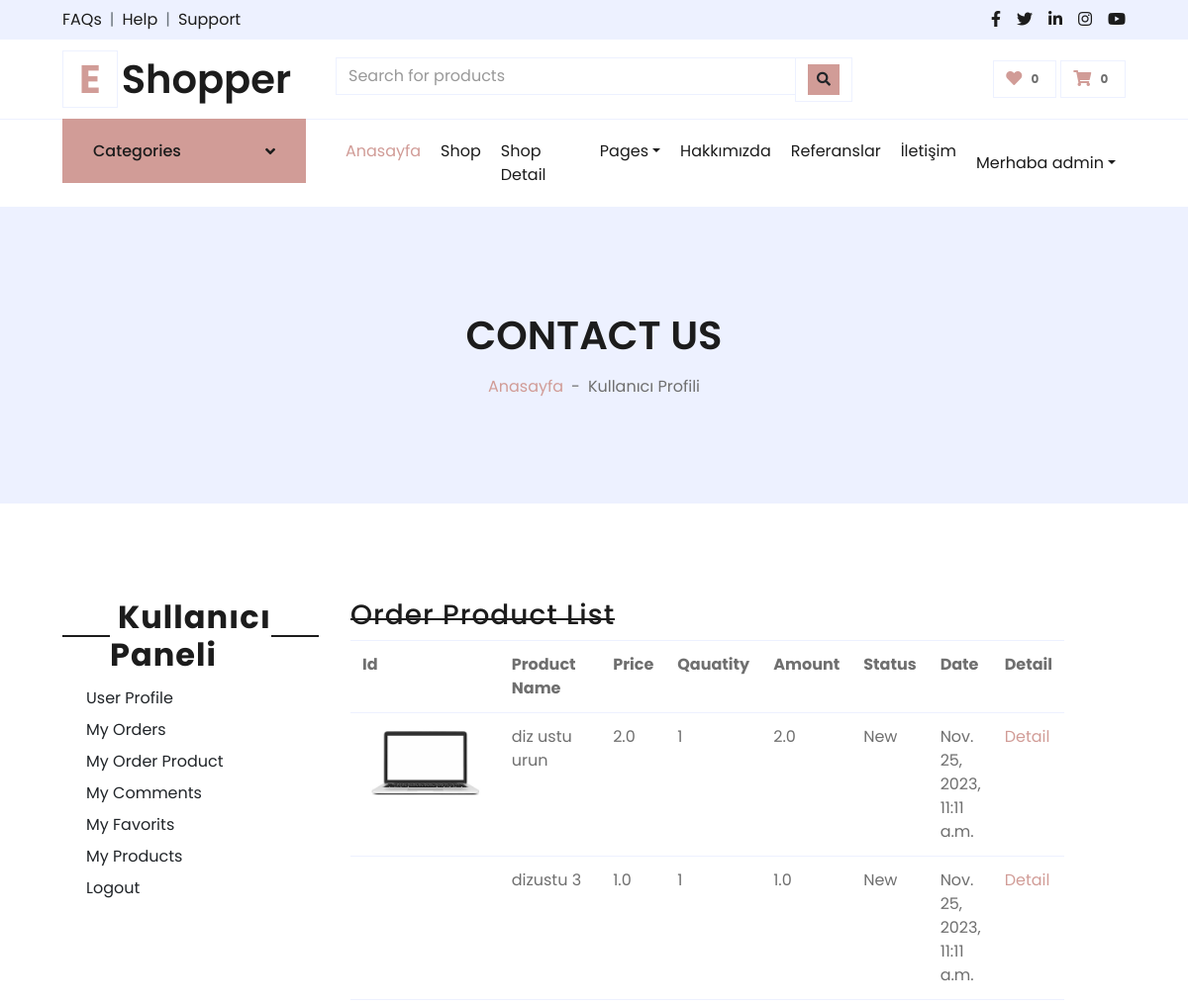
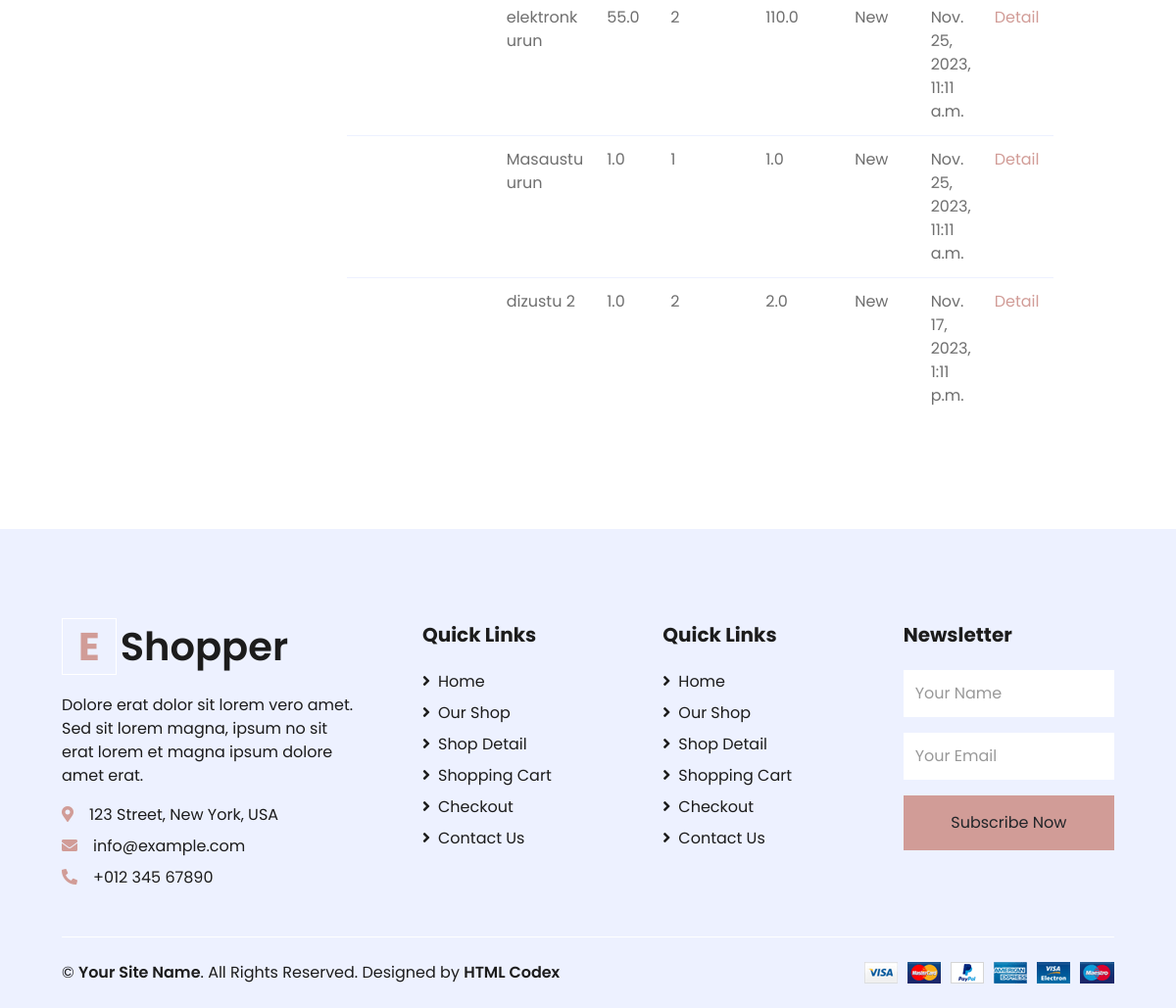
Page /user/orders_product/ (signed in) on the committed database (2 pictures, top to bottom).
### order/models.py (models this page shows, shortened)
class OrderProduct(models.Model):
    STATUS = (
        ('New', 'New'),
        ('Accepted', 'Accepted'),
        ('Canceled', 'Canceled'),
    )
    order = models.ForeignKey(Order, on_delete=models.CASCADE)
    user = models.ForeignKey(User, on_delete=models.CASCADE)
    product = models.ForeignKey(Product, on_delete=models.CASCADE)
    quantity = models.IntegerField()
    price = models.FloatField()
    amount = models.FloatField()
    status = models.CharField(max_length=10, choices=STATUS, default='New')
    create_at = models.DateTimeField(auto_now_add=True)
    update_at = models.DateTimeField(auto_now=True)

### product/models.py (models this page shows, shortened)
class Product(models.Model):
    STATUS = (
        ('True', 'Evet'),
        ('False', 'Hayir'),
    )
    category = models.ForeignKey(Category, on_delete=models.CASCADE)  # many to one relation with Category
    title = models.CharField(max_length=150)
    keywords = models.CharField(blank=True, max_length=255)
    description = models.TextField(blank=True, max_length=255)
    image = models.ImageField(blank=True, upload_to='images/')
    price = models.FloatField()
    amount = models.IntegerField(default=0)
    detail = RichTextUploadingField()
    status = models.CharField(max_length=10, choices=STATUS, default='False')
    create_at = models.DateTimeField(auto_now_add=True)
    update_at = models.DateTimeField(auto_now=True)
    slug = models.SlugField(null=False, unique=True)
    user = models.ForeignKey(User, on_delete=models.CASCADE)
    def image_tag(self):
        return mark_safe('<img src="{}" height="50"/>'.format(self.image.url))
    image_tag.short_descripion = 'Image'

### user/views.py (the view)
# urls.py: path('orders_product/', views.user_order_product, name='user_order_product'),
@login_required(login_url='/login')  # Check login
def user_order_product(request):
    category = Category.objects.all()
    current_user = request.user
    order_product = OrderProduct.objects.filter(user_id=current_user.id).order_by('-id')
    context = {'category': category,
               'order_product': order_product,
               }
    return render(request, 'user_order_products.html', context)

### user/templates/user_order_products.html (shortened to what this page needs)
{% extends 'homebase.html' %}
{% block sidebar %} {% include 'sidebar.html' %}  {% endblock %}
{% block body %}
    <div class="container-fluid bg-secondary mb-5">
        <div class="d-flex flex-column align-items-center justify-content-center" style="min-height: 300px">
            <h1 class="font-weight-semi-bold text-uppercase mb-3">Contact Us</h1>
            <div class="d-inline-flex">
                <p class="m-0"><a href="/">Anasayfa</a></p>
                <p class="m-0 px-2">-</p>
                <p class="m-0">Kullanıcı Profili</p>
            </div>
        </div>
    </div>
    <div class="container-fluid pt-5">
        <div class="row px-xl-5">
            {% include 'user_panel.html' %}
                       <div class="col-lg-9 table-responsive mb-5">
 <div class="col-md-10">
                    <div class="order-summary clearfix">
                        <div class="section-title">
                            <h3 class="title">Order Product List</h3>
                        </div>
                        <table class="shopping-cart-table table">
                            <tr>
                                <th class="text-left">Id </th>
                                <th class="text-left">Product Name </th>
                                <th class="text-left">Price </th>
                                <th class="text-left">Qauatity </th>
                                <th class="text-left">Amount </th>
                                <th class="text-left">Status </th>
                                <th class="text-left">Date </th>
                                <th class="text-left">Detail </th>
                            </tr>
                            {% for rs in order_product %}
                                <tr>
                                    <td class="text-left">
                                        <a href="/product/{{ rs.product_id }}/{{ rs.product.slug }}">
                                            {% if rs.variant.image_id > 0 %}
                                                <img src="{{rs.variant.image }}" alt="" style="height: 80px">
                                            {% else %}
                                                <img src="{{rs.product.image.url}}" alt="" style="height: 80px">
                                            {% endif %}
                                        </a>
                                    </td>
                                    <td>{{ rs.product.title}} {{ rs.variant.size }}   {{ rs.variant.color }}</td>
                                    <td class="text-left">{{ rs.price}} </td>
                                    <td class="text-left">{{ rs.quantity}} </td>
                                    <td class="text-left">{{ rs.amount}} </td>
                                    <td class="text-left">{{ rs.status}} </td>
                                    <td class="text-left">{{ rs.create_at}} </td>
                                    <td class="text-left"><a class="primary-btn" href="/user/order_product_detail/{{ rs.id }}/{{ rs.order.id}}"> Detail </a></td>
                                </tr>
                            {% endfor %}
                        </table>
                    </div>
                </div>
            </div>
        </div>
    </div>
 {% endblock %}

### home/templates/sidebar.html (shortened to what this page needs)
{%  load static %}
{% if page == 'home' %}
    <div class="container-fluid mb-5">
{% else %}
  <div class="container-fluid">
      {% endif %}
        <div class="row border-top px-xl-5">
            <div class="col-lg-3 d-none d-lg-block">
                <a class="btn shadow-none d-flex align-items-center justify-content-between bg-primary text-white w-100" data-toggle="collapse" href="#navbar-vertical" style="height: 65px; margin-top: -1px; padding: 0 30px;">
                    <h6 class="m-0">Categories</h6>
                    <i class="fa fa-angle-down text-dark"></i>
                </a>
                        {% load mptt_tags %}
            </div>
            <div class="col-lg-9">
                <nav class="navbar navbar-expand-lg bg-light navbar-light py-3 py-lg-0 px-0">
                    <div class="collapse navbar-collapse justify-content-between" id="navbarCollapse">
                        <div class="navbar-nav mr-auto py-0">
                            <a href="/" class="nav-item nav-link active">Anasayfa</a>
                            <a href="shop.html" class="nav-item nav-link">Shop</a>
                            <a href="detail.html" class="nav-item nav-link">Shop Detail</a>
                            <div class="nav-item dropdown">
                                <a href="#" class="nav-link dropdown-toggle" data-toggle="dropdown">Pages</a>
                            </div>
                            <a href="/hakkimizda" class="nav-item nav-link">Hakkımızda</a>
                            <a href="/referanslar" class="nav-item nav-link">Referanslar</a>
                            <a href="/iletisim" class="nav-item nav-link">İletişim</a>
                        </div>
                        <div class="navbar-nav ml-auto py-0">
                            {%  if user.id is not None %}
                            <div class="nav-item dropdown">
                                <a href="#" class="nav-link dropdown-toggle" data-toggle="dropdown"> Merhaba {{ user.username }}</a>
                            </div>
                                {% else %}
                                  <a href="/login" class="nav-item nav-link">Login</a>
                            <a href="/signup" class="nav-item nav-link">Signup</a>
                            {% endif %}
                        </div>
                    </div>
                </nav>
            </div>
        </div>
    </div>

### rows in the picture
OrderProduct: product.image (picture), product "diz ustu urun", price "2.0", quantity "1", amount "2.0", status "New", create_at "Nov. 25, 2023, 11:11 a.m."
OrderProduct: product "dizustu 3", price "1.0", quantity "1", amount "1.0", status "New", create_at "Nov. 25, 2023, 11:11 a.m."
OrderProduct: product "elektronk urun", price "55.0", quantity "2", amount "110.0", status "New", create_at "Nov. 25, 2023, 11:11 a.m."
OrderProduct: product "Masaustu urun", price "1.0", quantity "1", amount "1.0", status "New", create_at "Nov. 25, 2023, 11:11 a.m."
OrderProduct: product "dizustu 2", price "1.0", quantity "2", amount "2.0", status "New", create_at "Nov. 17, 2023, 1:11 p.m."

### other values in the picture
{{ user.username }} "admin"
